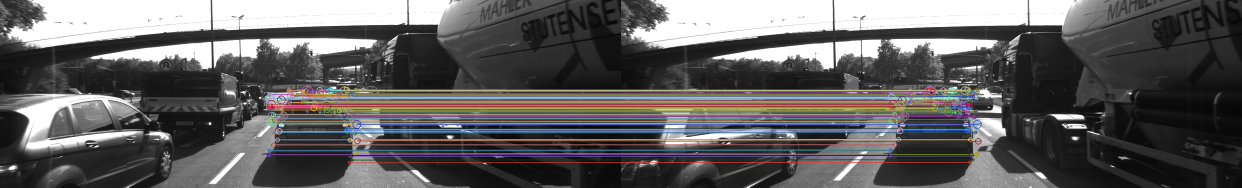
//> input picture images/readme_images/AKAZE_AND_AKAZE.png, 2484 x 375 px, given in place of 0000000000.png, which was not available (shown at 1/2 size)
$ ./MidTermProject_Camera_Student   (built with g++ and OpenCV 4)
//> lines starting //> are read from the running program, lines starting //| are printed output that depends on the picture; pictures that were not available may be replaced by others from this repository, and a replacement may not be noted
### src/ring_buffer.h
#ifndef RING_BUFFER
#define RING_BUFFER

#include <memory>

template <class T>
class ring_buffer
{
private:
    int _buffer_size;
    int _head = 0;
    int _tail = 0;
    bool _full;

    std::unique_ptr<T[]> _buffer;

public:
    ring_buffer(int buffer_size) : _buffer(std::unique_ptr<T[]>(new T[buffer_size])), _buffer_size(buffer_size), _full(false) {}

    void insert(T item)
    {
        _buffer[_head] = item;

        if (_full)
        {
            _tail = (_tail + 1) % _buffer_size;
        }

        _head = (_head + 1) % _buffer_size;

        _full = _head == _tail;
    }

    T* get()
    {
        if (is_empty())
        {
            return nullptr;
        }

        return &_buffer[_tail];
    }

    void pop()
    {
        _full = false;
        _tail = (_tail + 1) % _buffer_size;
    }

    // [5 lines left out: function reset, not called in this run]

    bool is_empty() const { return (!_full && (_head == _tail)); }

    bool is_full() const { return _full; }

    int capacity() const { return _buffer_size; }

    int size() const
    {
        int size = _buffer_size;

        if (!_full)
        {
            if (_head >= _tail)
            {
                size = _head - _tail;
            }
            else
            {
                size = _buffer_size + _head - _tail;
            }
        }

        return size;
    }
};

#endif // RING_BUFFER

### src/matching2D.hpp
#ifndef matching2D_hpp
#define matching2D_hpp

#include <stdio.h>
#include <iostream>
#include <sstream>
#include <iomanip>
#include <vector>
#include <cmath>
#include <limits>

#include <opencv2/core.hpp>
#include <opencv2/highgui/highgui.hpp>
#include <opencv2/imgproc/imgproc.hpp>
#include <opencv2/features2d.hpp>
#include <opencv2/xfeatures2d.hpp>
#include <opencv2/xfeatures2d/nonfree.hpp>

#include "dataStructures.h"

void detect_keypoints(std::vector<cv::KeyPoint> &keypoints, cv::Mat &img, std::string detector_type, bool bVis = false);
static void detect_keypoints_Harris(std::vector<cv::KeyPoint> &keypoints, cv::Mat &img, bool bVis = false);
static void detect_keypoints_ShiTomasi(std::vector<cv::KeyPoint> &keypoints, cv::Mat &img, bool bVis = false);
static void detect_keypoints_Fast(std::vector<cv::KeyPoint> &keypoints, cv::Mat &img, bool bVis = false);
static void detect_keypoints_Brisk(std::vector<cv::KeyPoint> &keypoints, cv::Mat &img, bool bVis = false);
static void detect_keypoints_Orb(std::vector<cv::KeyPoint> &keypoints, cv::Mat &img, bool bVis = false);
static void detect_keypoints_Akaze(std::vector<cv::KeyPoint> &keypoints, cv::Mat &img, bool bVis = false);
static void detect_keypoints_Sift(std::vector<cv::KeyPoint> &keypoints, cv::Mat &img, bool bVis = false);

void keypoints_descriptor(std::vector<cv::KeyPoint> &keypoints, cv::Mat &img, cv::Mat &descriptors, std::string descriptorType);


void matchDescriptors(std::vector<cv::KeyPoint> &kPtsSource, std::vector<cv::KeyPoint> &kPtsRef, cv::Mat &descSource, cv::Mat &descRef,
                      std::vector<cv::DMatch> &matches, std::string descriptorType, std::string matcherType, std::string selectorType);

#endif /* matching2D_hpp */

### src/dataStructures.h
#ifndef dataStructures_h
#define dataStructures_h

#include <vector>
#include <opencv2/core.hpp>

/*
    Represents the available sensor information at the same time instance
*/
struct DataFrame
{
    cv::Mat cameraImg; // camera image
    std::vector<cv::KeyPoint> keypoints; // 2D keypoints within camera image
    cv::Mat descriptors;                 // keypoint descriptors
    std::vector<cv::DMatch> kptMatches;  // keypoint matches between previous and current frame
};

#endif /* dataStructures_h */

### src/matching2D_Student.cpp
#include <numeric>
#include "matching2D.hpp"

using namespace std;

// Find best matches for keypoints in two camera images based on several matching methods
void matchDescriptors(std::vector<cv::KeyPoint> &kPtsSource, std::vector<cv::KeyPoint> &kPtsRef, cv::Mat &descSource, cv::Mat &descRef,
                      std::vector<cv::DMatch> &matches, std::string descriptorType, std::string matcherType, std::string selectorType)
{
    // configure matcher
    bool crossCheck = false;
    cv::Ptr<cv::DescriptorMatcher> matcher;

    if (matcherType.compare("MAT_BF") == 0)
    {
        if (descSource.type() != CV_8U)
        {
            descSource.convertTo(descSource, CV_8U);
            descRef.convertTo(descRef, CV_8U);
        }

        int normType = cv::NORM_HAMMING;
        matcher = cv::BFMatcher::create(normType, crossCheck);
        cout << "BF matching";
    }
    else if (matcherType.compare("MAT_FLANN") == 0)
    {
        // OpenCV bug workaround : convert binary descriptors to floating point due to a bug in current OpenCV implementation
        if (descSource.type() != CV_32F)
        {
            descSource.convertTo(descSource, CV_32F);
            descRef.convertTo(descRef, CV_32F);
        }

        matcher = cv::DescriptorMatcher::create(cv::DescriptorMatcher::FLANNBASED);
        cout << "FLANN matching";
    }

    double minDescDistRatio = 0.8;
    // perform matching task
    if (selectorType.compare("SEL_NN") == 0)
    { // nearest neighbor (best match)

        vector<cv::DMatch> nn_matches;
        double t = (double)cv::getTickCount();
        matcher->match(descSource, descRef, nn_matches); // Finds the best match for each descriptor in desc1
        t = ((double)cv::getTickCount() - t) / cv::getTickFrequency();
        cout << " NN with n=" << nn_matches.size() << " matches in " << 1000 * t / 1.0 << " ms" << endl;
        matches = nn_matches;
    }
    else if (selectorType.compare("SEL_KNN") == 0)
    {
        // k nearest neighbors (k=2)
        vector<vector<cv::DMatch>> knn_matches;
        double t = (double)cv::getTickCount();
        matcher->knnMatch(descSource, descRef, knn_matches, 2); // finds the 2 best matches
        t = ((double)cv::getTickCount() - t) / cv::getTickFrequency();
        cout << " KNN with n=" << knn_matches.size() << " matches in " << 1000 * t / 1.0 << " ms" << endl;

        for (auto it = knn_matches.begin(); it != knn_matches.end(); ++it)
        {
            if ((*it)[0].distance < minDescDistRatio * (*it)[1].distance)
            {
                matches.push_back((*it)[0]);
            }
        }
        cout << "# keypoints removed = " << knn_matches.size() - matches.size() << endl;
    }
}

// Use one of several types of state-of-art descriptors to uniquely identify keypoints
void keypoints_descriptor(vector<cv::KeyPoint> &keypoints, cv::Mat &img, cv::Mat &descriptors, string descriptorType)
{
    // select appropriate descriptor
    // BRISK, BRIEF, ORB, FREAK, AKAZE and SIFT
    cv::Ptr<cv::DescriptorExtractor> extractor;
    if (descriptorType.compare("BRISK") == 0)
    {
        int threshold = 30;        // FAST/AGAST detection threshold score.
        int octaves = 3;           // detection octaves (use 0 to do single scale)
        float patternScale = 1.0f; // apply this scale to the pattern used for sampling the neighborhood of a keypoint.

        extractor = cv::BRISK::create(threshold, octaves, patternScale);
    }
    else if (descriptorType.compare("BRIEF") == 0)
    {
        extractor = cv::xfeatures2d::BriefDescriptorExtractor::create();
    }
    else if (descriptorType.compare("ORB") == 0)
    {
        extractor = cv::ORB::create();
    }
    else if (descriptorType.compare("FREAK") == 0)
    {
        extractor = cv::xfeatures2d::FREAK::create();
    }
    else if (descriptorType.compare("AKAZE") == 0)
    {
        extractor = cv::AKAZE::create();
    }
    else if (descriptorType.compare("SIFT") == 0)
    {
        extractor = cv::SIFT::create();
    }
    else
    {
        throw "Unsupported descriptor!";
    }
    // perform feature description
    double t = (double)cv::getTickCount();
    extractor->compute(img, keypoints, descriptors);
    t = ((double)cv::getTickCount() - t) / cv::getTickFrequency();
    cout << descriptorType << " descriptor extraction in " << 1000 * t / 1.0 << " ms" << endl;
}

void detect_keypoints(std::vector<cv::KeyPoint> &keypoints, cv::Mat &img, std::string detector_type, bool bVis)
{
    if (detector_type.compare("SHITOMASI") == 0)
    {
        detect_keypoints_ShiTomasi(keypoints, img, bVis);
    }
    else if (detector_type.compare("HARRIS") == 0)
    {
        detect_keypoints_Harris(keypoints, img, bVis);
    }
    else if (detector_type.compare("FAST") == 0)
    {
        detect_keypoints_Fast(keypoints, img, bVis);
    }
    else if (detector_type.compare("BRISK") == 0)
    {
        detect_keypoints_Brisk(keypoints, img, bVis);
    }
    else if (detector_type.compare("ORB") == 0)
    {
        detect_keypoints_Orb(keypoints, img, bVis);
    }
    else if (detector_type.compare("AKAZE") == 0)
    {
        detect_keypoints_Akaze(keypoints, img, bVis);
    }
    else if (detector_type.compare("SIFT") == 0)
    {
        detect_keypoints_Sift(keypoints, img, bVis);
    }
    else
    {
        throw "Unsupported detector!";
    }
}

// Detect keypoints in image using the traditional Shi-Thomasi detector
// [161 lines left out: functions detect_keypoints_ShiTomasi, detect_keypoints_Harris, detect_keypoints_Fast, detect_keypoints_Brisk, not called in this run]
static void detect_keypoints_Orb(std::vector<cv::KeyPoint> &keypoints, cv::Mat &img, bool bVis)
{
    cv::Ptr<cv::ORB> orb_detector = cv::ORB::create();

    double t = (double)cv::getTickCount();
    orb_detector->detect(img, keypoints);
    t = ((double)cv::getTickCount() - t) / cv::getTickFrequency();
    cout << "ORB with n= " << keypoints.size() << " keypoints in " << 1000 * t / 1.0 << " ms" << endl;

    if (bVis)
    {
        cv::Mat visImage = img.clone();
        cv::drawKeypoints(img, keypoints, visImage, cv::Scalar::all(-1), cv::DrawMatchesFlags::DRAW_RICH_KEYPOINTS);
        string windowName = "ORB Detector Results";
        cv::namedWindow(windowName, 6);
        imshow(windowName, visImage);
        cv::waitKey(0);
    }
}
// [38 lines left out: functions detect_keypoints_Akaze, detect_keypoints_Sift, not called in this run]

### src/MidTermProject_Camera_Student.cpp
/* INCLUDES FOR THIS PROJECT */
#include <iostream>
#include <fstream>
#include <sstream>
#include <iomanip>
#include <vector>
#include <cmath>
#include <limits>
#include <opencv2/core.hpp>
#include <opencv2/highgui/highgui.hpp>
#include <opencv2/imgproc/imgproc.hpp>
#include <opencv2/features2d.hpp>
#include <opencv2/xfeatures2d.hpp>
#include <opencv2/xfeatures2d/nonfree.hpp>

#include "dataStructures.h"
#include "matching2D.hpp"
#include "ring_buffer.h"

using namespace std;

/* MAIN PROGRAM */
int main(int argc, const char *argv[])
{

    /* INIT VARIABLES AND DATA STRUCTURES */

    // data location
    string dataPath = "../";

    // camera
    string imgBasePath = dataPath + "images/";
    string imgPrefix = "KITTI/2011_09_26/image_00/data/000000"; // left camera, color
    string imgFileType = ".png";
    int imgStartIndex = 0; // first file index to load (assumes Lidar and camera names have identical naming convention)
    int imgEndIndex = 9;   // last file index to load
    int imgFillWidth = 4;  // no. of digits which make up the file index (e.g. img-0001.png)

    // misc
    int dataBufferSize = 2; // no. of images which are held in memory (ring buffer) at the same time
    ring_buffer<DataFrame> img_buffer(dataBufferSize);
    bool bVis = false; // visualize results

    double avg_time = 0;
    double avg_number_of_keypoints_matches = 0;

    /* MAIN LOOP OVER ALL IMAGES */
    for (size_t imgIndex = 0; imgIndex <= imgEndIndex - imgStartIndex; imgIndex++)
    {
        /*
            LOAD IMAGE
        */

        // assemble filenames for current index
        ostringstream imgNumber;
        imgNumber << setfill('0') << setw(imgFillWidth) << imgStartIndex + imgIndex;
        string imgFullFilename = imgBasePath + imgPrefix + imgNumber.str() + imgFileType;

        // load image from file and convert to grayscale
        cv::Mat img, imgGray;
        img = cv::imread(imgFullFilename);
//> img is the input picture: 375 rows x 2484 cols, CV_8UC3; mean B, G, R 94.7, 94.8, 95.8
        cv::cvtColor(img, imgGray, cv::COLOR_BGR2GRAY);
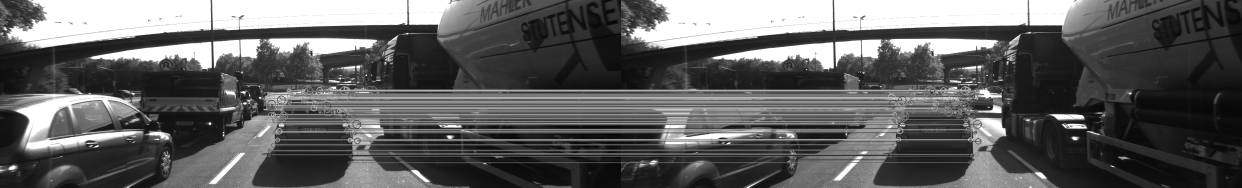
//> imgGray: 375 rows x 2484 cols, CV_8UC1 (shown at 1/2 size); min 6, max 255, mean 95.1

        DataFrame frame;
        frame.cameraImg = imgGray;

        cout << "#1 : LOAD IMAGE done" << endl;
        /*
            DETECT IMAGE KEYPOINTS

            - extract 2D keypoints from current image
            - create empty feature list for current image
            - invoke desired detector
            - only keep keypoints on the preceding vehicle
         */

        if (imgIndex == 0)
        {
            avg_time = 0;
        }
        double t = (double)cv::getTickCount();
        vector<cv::KeyPoint> keypoints;
        string detectorType = "ORB"; // SHITOMASI, HARRIS, FAST, BRISK, ORB, AKAZE and SIFT

        try
        {
            detect_keypoints(keypoints, imgGray, detectorType, false);
//> in detect_keypoints_Orb, `orb_detector->detect(img, keypoints);`: keypoints = 500 keypoints; strongest (x, y, size): (420, 246, 37.2), (519, 195, 31), (418, 246, 31), (420, 245, 31)
        }
        catch (const char *msg)
        {
            cerr << msg << endl;
            return -1;
        }

        bool bFocusOnVehicle = true;
        cv::Rect vehicleRect(535, 180, 180, 150);
        if (bFocusOnVehicle)
        {
            vector<cv::KeyPoint> relevant_keypoints;
            for (auto it = keypoints.begin(); it != keypoints.end(); it++)
            {
                if (vehicleRect.contains(it->pt))
                {
                    relevant_keypoints.push_back(*it);
                }
            }
            keypoints = relevant_keypoints;
//> keypoints = 4 keypoints; (x, y, size): (558, 251, 31), (566, 252, 31), (558, 251, 37.2), (700, 284, 31)
        }

        // optional : limit number of keypoints (helpful for debugging and learning)
        bool bLimitKpts = false;
        if (bLimitKpts)
        {
            int maxKeypoints = 50;

            if (detectorType.compare("SHITOMASI") == 0)
            { // there is no response info, so keep the first 50 as they are sorted in descending quality order
                keypoints.erase(keypoints.begin() + maxKeypoints, keypoints.end());
            }
            cv::KeyPointsFilter::retainBest(keypoints, maxKeypoints);
            cout << " NOTE: Keypoints have been limited!" << endl;
        }

        // push keypoints and descriptor for current frame to end of data buffer
        frame.keypoints = keypoints;
//> frame.keypoints has the same summary as keypoints
        cout << "#2 : DETECT KEYPOINTS done" << endl;

        /*
            EXTRACT KEYPOINT DESCRIPTORS

        */

        cv::Mat descriptors;
        string descriptorType = "BRISK"; // BRISK, BRIEF, ORB, FREAK, AKAZE and SIFT
        try
        {
            keypoints_descriptor(frame.keypoints, frame.cameraImg, descriptors, descriptorType);
        }
        catch (const char *msg)
        {
            cerr << msg << endl;
            return -1;
        }

        // push descriptors for current frame to end of data buffer
        frame.descriptors = descriptors;
        img_buffer.insert(frame);

        cout << "#3 : EXTRACT DESCRIPTORS done" << endl;

        t = ((double)cv::getTickCount() - t) / cv::getTickFrequency();
        avg_time += 1000 * t / 1.0;

        int number_of_keypoints_matches = 0;
        if (img_buffer.size() > 1) // wait until at least two images have been processed
        {
            auto current_frame = img_buffer.get();
            img_buffer.pop();
            auto next_frame = img_buffer.get();

            if (current_frame == nullptr || next_frame == nullptr)
            {
                cout << "Ring buffer returned a null pointer!";
                return -1;
            }

            /* MATCH KEYPOINT DESCRIPTORS */

            vector<cv::DMatch> matches;
            string matcherType = "MAT_BF";      // MAT_BF, MAT_FLANN
            string descriptor_type = "DES_BINARY"; // DES_BINARY, DES_HOG
            string selectorType = "SEL_KNN";       // SEL_NN, SEL_KNN

            //// STUDENT ASSIGNMENT
            //// TASK MP.5 -> add FLANN matching in file matching2D.cpp
            //// TASK MP.6 -> add KNN match selection and perform descriptor distance ratio filtering with t=0.8 in file matching2D.cpp

            matchDescriptors(next_frame->keypoints, current_frame->keypoints,
                             next_frame->descriptors, current_frame->descriptors,
                             matches, descriptor_type, matcherType, selectorType);

            //// EOF STUDENT ASSIGNMENT
            number_of_keypoints_matches = matches.size();
            avg_number_of_keypoints_matches += number_of_keypoints_matches;

            // store matches in current data frame
            current_frame->kptMatches = matches;

            cout << "#4 : MATCH KEYPOINT DESCRIPTORS done" << endl;

            // visualize matches between current and previous image
            bVis = true;
            if (bVis)
            {
                cv::Mat matchImg = (current_frame->cameraImg).clone();
                cv::drawMatches(next_frame->cameraImg, next_frame->keypoints,
                                current_frame->cameraImg, current_frame->keypoints,
                                matches, matchImg,
                                cv::Scalar::all(-1), cv::Scalar::all(-1),
                                vector<char>(), cv::DrawMatchesFlags::DRAW_RICH_KEYPOINTS);

                string windowName = "Matching keypoints between two camera images";
                cv::namedWindow(windowName, 7);
                cv::imshow(windowName, matchImg);
                bool save_to_file = false;
                if (save_to_file)
                {
                    string image_output = "../images/readme_images/" + detectorType + "_AND_" + descriptorType + ".png";
                    cv::imwrite(image_output, matchImg);
                }
                cout << "Press key to continue to next image" << endl;
                cv::waitKey(0); // wait for key to be pressed
            }
            bVis = false;
        }

        bool statistics = false;
        if (statistics)
        {
            ofstream statistics_file;
            string path_to_statistics_file = "../statistics/statistics_" + detectorType + "_AND_" + descriptorType + ".txt";
            statistics_file.open(path_to_statistics_file, std::ios_base::app);

            statistics_file << "\nSTATISTICS: DETECTOR " << detectorType << " and DESCRIPTOR " << descriptorType << endl;

            statistics_file << detectorType << " detector on image : " << imgStartIndex + imgIndex << "; No. of keypoints: " << keypoints.size() << endl;

            statistics_file << detectorType << " detector and " << descriptorType << " descriptor on image : " << imgStartIndex + imgIndex << "; Processing time: " << 1000 * t / 1.0 << " ms" << endl;

            statistics_file << detectorType << " detector and " << descriptorType << " descriptor on image : " << imgStartIndex + imgIndex << "; No. of keypoint mathces: " << number_of_keypoints_matches << endl;

            if (imgIndex == imgEndIndex - imgStartIndex)
            {
                statistics_file << "\nAVERAGE TIME : " << avg_time / 10 << "  ms " << endl;
                statistics_file << "AVERAGE No. OF KEYPOINT MATHES : " << avg_number_of_keypoints_matches / 9 << endl;
            }

            statistics_file << endl;
        }

    } // eof loop over all images
//> pass 2 of the loop `for (size_t imgIndex = 0; imgIndex <= imgEndIndex - imgStartIndex; img..`:
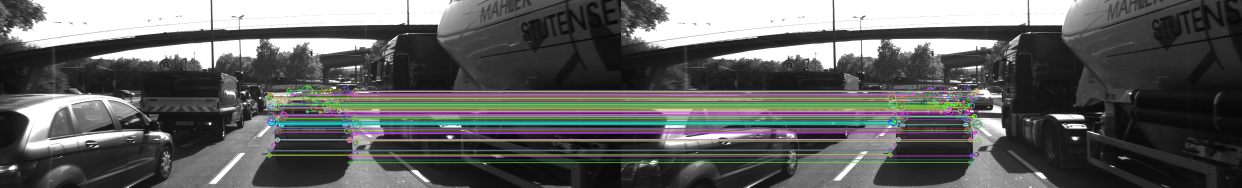
//> input picture images/readme_images/AKAZE_AND_BRIEF.png, 2484 x 375 px, given in place of 0000000001.png, which was not available (shown at 1/2 size)
//> img is the input picture: 375 rows x 2484 cols, CV_8UC3; mean B, G, R 95.2, 96.2, 95.2
//> `cv::cvtColor(img, imgGray, cv::COLOR_BGR2GRAY);`:
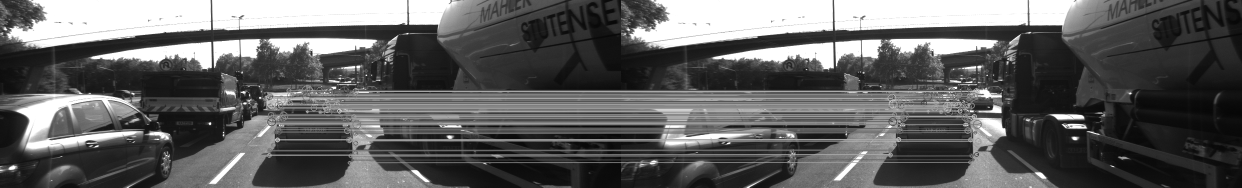
//> imgGray: 375 rows x 2484 cols, CV_8UC1 (shown at 1/2 size); min 6, max 255, mean 95.8
//> in detect_keypoints_Orb (call 2), `orb_detector->detect(img, keypoints);`: keypoints = 500 keypoints; strongest (x, y, size): (420, 246, 37.2), (519, 195, 31), (418, 246, 31), (420, 245, 31)
//> after the loop `for (auto it = keypoints.begin(); it != keypoints.end(); it++)`: relevant_keypoints = 0 keypoints
//> knn_matches = 0 matches
//| # keypoints removed = 0
//> number_of_keypoints_matches = 0
//> `current_frame->kptMatches = matches;`: current_frame->kptMatches = 0 matches
//> `cv::drawMatches(next_frame->cameraImg, next_frame->keypoints, current_..`:
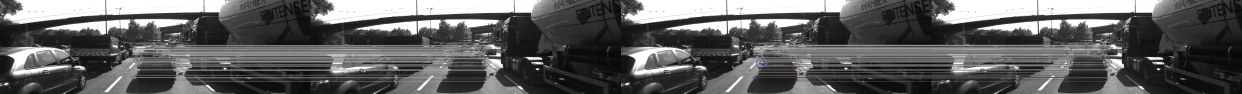
//> matchImg: 375 rows x 4968 cols, CV_8UC3 (shown at 1/4 size); mean B, G, R 95.4, 95.4, 95.4
//> (the run ends here: the program stops with an error, at `cv::cvtColor(img, imgGray, cv::COLOR_BGR2GRAY);`)
